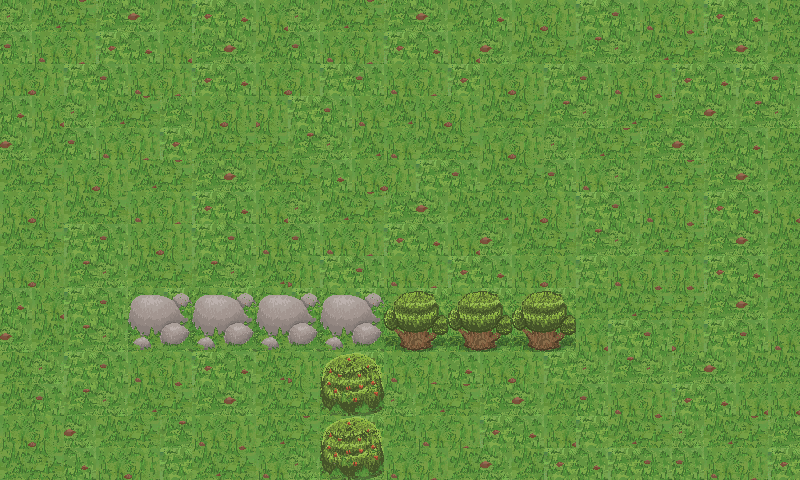

The image is a tile-based game level rendered from a .tmx file. Its description and complete source (layers, tilesets, objects, tile grids) follow:
An orthogonal 25x15 tile map with 32x32 px tiles, 2 tile layers (walkable, obsticles), 4 tilesets.

<map version="1.0" orientation="orthogonal" renderorder="right-down" width="25" height="15" tilewidth="32" tileheight="32" nextobjectid="1">
 <tileset firstgid="1" name="grass_random_grid" tilewidth="32" tileheight="32" tilecount="4" columns="2">
  <image source="assets/grass_random_grid.png" width="64" height="64" />
 </tileset>
 <tileset firstgid="5" name="ground_tiles" tilewidth="32" tileheight="32" tilecount="48" columns="12">
  <image source="assets/ground_tiles.png" width="384" height="128" />
 </tileset>
 <tileset firstgid="53" name="signpost32px" tilewidth="32" tileheight="32" tilecount="1" columns="1">
  <image source="assets/signpost32px.png" width="32" height="32" />
 </tileset>
 <tileset firstgid="54" name="box" tilewidth="16" tileheight="16" tilecount="1" columns="1">
  <image source="assets/box.png" width="16" height="16" />
 </tileset>
 <layer name="walkable" width="25" height="15">
  <properties>
   <property name="collision" type="bool" value="true" />
  </properties>
  <data encoding="csv">
22,23,24,25,26,19,13,14,7,22,23,24,25,26,19,14,7,8,9,10,11,12,13,14,19,
10,11,12,13,14,7,25,26,19,10,11,12,13,14,7,26,19,20,21,22,23,24,25,26,19,
7,8,9,10,11,12,13,14,7,8,9,10,11,12,13,7,8,9,10,11,12,13,14,9,10,
14,7,22,23,24,25,7,8,8,9,10,11,23,7,8,19,20,21,22,23,24,25,26,21,22,
26,19,10,11,12,13,19,20,20,21,22,23,11,19,20,7,8,22,23,24,25,26,19,14,19,
19,20,7,8,23,24,25,26,19,20,14,7,8,9,10,19,20,10,11,22,23,24,25,26,19,
7,8,19,20,11,12,13,14,7,22,23,24,25,26,19,23,7,8,9,10,11,12,13,14,7,
19,20,9,10,7,8,9,10,11,10,11,12,13,14,7,26,19,20,21,22,23,24,25,26,19,
7,8,21,22,19,20,21,22,23,8,9,10,11,12,13,14,7,8,9,11,12,12,13,14,19,
14,7,9,10,10,11,25,26,19,20,7,8,23,22,23,24,25,26,19,23,24,24,25,26,19,
26,19,21,22,7,8,9,10,11,8,9,10,11,10,11,12,13,14,7,9,10,8,9,10,11,
19,22,9,10,11,12,13,14,23,8,21,22,11,12,14,7,8,9,22,21,22,25,26,19,19,
19,10,21,22,23,24,25,26,19,20,13,14,22,23,24,25,26,19,10,11,12,13,14,7,7,
7,8,26,19,20,21,11,12,23,24,25,26,19,11,12,13,14,7,9,23,24,22,23,24,25,
19,20,14,7,8,9,23,24,11,22,23,24,11,12,19,26,19,13,14,9,10,10,11,12,13
</data>
 </layer>
 <layer name="obsticles" width="25" height="15">
  <data encoding="csv">
0,0,0,0,0,0,0,0,0,0,0,0,0,0,0,0,0,0,0,0,0,0,0,0,0,
0,0,0,0,0,0,0,0,0,0,0,0,0,0,0,0,0,0,0,0,0,0,0,0,0,
0,0,0,0,0,0,0,0,0,0,0,0,0,0,0,0,0,0,0,0,0,0,0,0,0,
0,0,0,0,0,0,0,0,0,0,0,0,0,0,0,0,0,0,0,0,0,0,0,0,0,
0,0,0,0,0,0,0,0,0,0,0,0,0,0,0,0,0,0,0,0,0,0,0,0,0,
0,0,0,0,0,0,0,0,0,0,0,0,0,0,0,0,0,0,0,0,0,0,0,0,0,
0,0,0,0,0,0,0,0,0,0,0,0,0,0,0,0,0,0,0,0,0,0,0,0,0,
0,0,0,0,0,0,0,0,0,0,0,0,0,0,0,0,0,0,0,0,0,0,0,0,0,
0,0,0,0,0,0,0,0,0,0,0,0,0,0,0,0,0,0,0,0,0,0,0,0,0,
0,0,0,0,35,36,35,36,35,36,35,36,33,34,33,34,33,34,0,0,0,0,0,0,0,
0,0,0,0,47,48,47,48,47,48,47,48,45,46,45,46,45,46,0,0,0,0,0,0,0,
0,0,0,0,0,0,0,0,0,0,31,32,0,0,0,0,0,0,0,0,0,0,0,0,0,
0,0,0,0,0,0,0,0,0,0,43,44,0,0,0,0,0,0,0,0,0,0,0,0,0,
0,0,0,0,0,0,0,0,0,0,31,32,0,0,0,0,0,0,0,0,0,0,0,0,0,
0,0,0,0,0,0,0,0,0,0,43,44,0,0,0,0,0,0,0,0,0,0,0,0,0
</data>
 </layer>
</map>
